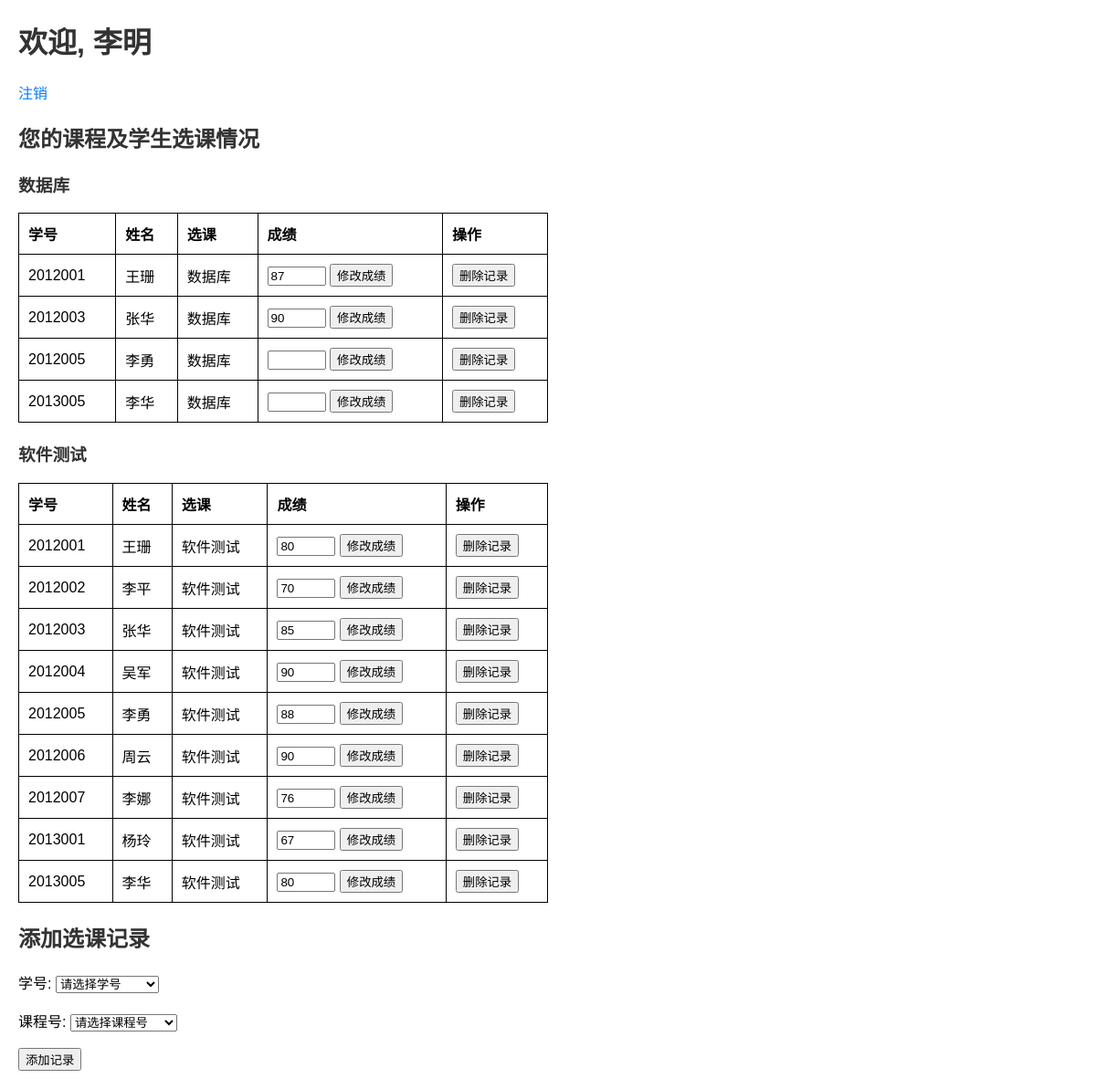
Page /dashboard.php (signed in) on the committed database.
### tables this page shows
CREATE TABLE `t_student_course` (
  `sid` char(10) NOT NULL COMMENT '学号，外键（引用t_student的sid）',
  `cid` char(10) NOT NULL COMMENT '课程号，外键（引用t_course的cid）',
  `score` int DEFAULT NULL COMMENT '成绩',
  PRIMARY KEY (`sid`,`cid`),
  KEY `cid` (`cid`),
  CONSTRAINT `t_student_course_ibfk_1` FOREIGN KEY (`sid`) REFERENCES `t_student` (`sid`),
  CONSTRAINT `t_student_course_ibfk_2` FOREIGN KEY (`cid`) REFERENCES `t_course` (`cid`)
);

CREATE TABLE `t_student` (
  `sid` char(10) NOT NULL COMMENT '学号',
  `sname` varchar(10) NOT NULL COMMENT '姓名',
  `sex` char(1) DEFAULT NULL COMMENT '性别',
  `age` int DEFAULT NULL COMMENT '年龄',
  `major` varchar(20) DEFAULT NULL COMMENT '专业',
  PRIMARY KEY (`sid`)
);

### dashboard.php (the view, shortened to what this page needs)
<?php
require 'db.php';
$tid = $_SESSION['tid'];
$stmt = $conn->prepare("SELECT cid, cname FROM t_course WHERE tid = :tid");
$stmt->execute(['tid' => $tid]);
$courses = $stmt->fetchAll(PDO::FETCH_ASSOC);
$student_courses = [];
foreach ($courses as $course) {
    $stmt = $conn->prepare("
        SELECT s.sid, s.sname, sc.cid, sc.score
        FROM t_student_course sc
        JOIN t_student s ON sc.sid = s.sid
        WHERE sc.cid = :cid
    ");
    $stmt->execute(['cid' => $course['cid']]);
    $student_courses[$course['cname']] = $stmt->fetchAll(PDO::FETCH_ASSOC);
}
?>
<!DOCTYPE html>
<html lang="zh-CN">
<head>
    <link rel="stylesheet" href="style.css">
</head>
<body>
    <h1>欢迎, <?php echo $_SESSION['tname']; ?></h1>
    <a href="logout.php">注销</a>
    <h2>您的课程及学生选课情况</h2>
    <?php foreach ($student_courses as $course_name => $students): ?>
        <h3><?php echo $course_name; ?></h3>
        <table border="1">
            <tr>
                <th>学号</th>
                <th>姓名</th>
                <th>选课</th>
                <th>成绩</th>
                <th>操作</th>
            </tr>
            <?php foreach ($students as $student): ?>
                <tr>
                    <td><?php echo $student['sid']; ?></td>
                    <td><?php echo $student['sname']; ?></td>
                    <td><?php echo $course_name; ?></td>
                    <td>
                        <form method="POST" action="" style="display:inline;">
                            <input type="number" name="score" value="<?php echo $student['score'] ?? ''; ?>" min="0" max="100">
                            <button type="submit" name="update_score">修改成绩</button>
                        </form>
                    </td>
                    <td>
                        <form method="POST" action="" style="display:inline;">
                            <button type="submit" name="delete_record" onclick="return confirm('确定删除该选课记录吗？');">删除记录</button>
                        </form>
                    </td>
                </tr>
            <?php endforeach; ?>
        </table>
    <?php endforeach; ?>
    <h2>添加选课记录</h2>
    <form method="POST" action="add_record.php">
        <label for="sid">学号:</label>
        <select id="sid" name="sid" required>
            <option value="">请选择学号</option>
        </select><br><br>
        <label for="cid">课程号:</label>
        <select id="cid" name="cid" required>
            <option value="">请选择课程号</option>
        </select><br><br>
        <button type="submit">添加记录</button>
    </form>
</html>

### style.css (style rules this page uses)
body { font-family: Arial, sans-serif; margin: 20px; }
table { width: 50%; border-collapse: collapse; margin-bottom: 20px; }
table, th, td { border: 1px solid black; }
th, td { padding: 10px; text-align: left; }
h1, h2, h3 { color: #333; }
a { color: #007BFF; text-decoration: none; }

### rows in the picture
t_student_course: sid.sid "2012001", sid.sname "王珊", course_name "数据库", score "87"
t_student_course: sid.sid "2012003", sid.sname "张华", course_name "数据库", score "90"
t_student_course: sid.sid "2012005", sid.sname "李勇", course_name "数据库"
t_student_course: sid.sid "2013005", sid.sname "李华", course_name "数据库"
t_student_course: sid.sid "2012001", sid.sname "王珊", course_name "软件测试", score "80"
t_student_course: sid.sid "2012002", sid.sname "李平", course_name "软件测试", score "70"
t_student_course: sid.sid "2012003", sid.sname "张华", course_name "软件测试", score "85"
t_student_course: sid.sid "2012004", sid.sname "吴军", course_name "软件测试", score "90"
t_student_course: sid.sid "2012005", sid.sname "李勇", course_name "软件测试", score "88"
t_student_course: sid.sid "2012006", sid.sname "周云", course_name "软件测试", score "90"
t_student_course: sid.sid "2012007", sid.sname "李娜", course_name "软件测试", score "76"
t_student_course: sid.sid "2013001", sid.sname "杨玲", course_name "软件测试", score "67"
t_student_course: sid.sid "2013005", sid.sname "李华", course_name "软件测试", score "80"

### other values in the picture
$_SESSION['tname'] "李明"
$course_name "数据库"
$course_name "软件测试"
